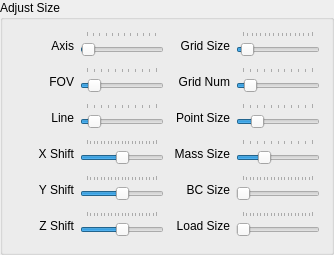
          <widget class="QGroupBox" name="groupBox_4">
           <property name="title">
            <string>Adjust Size</string>
           </property>
           <layout class="QVBoxLayout" name="verticalLayout">
            <item>
             <layout class="QGridLayout" name="gridLayout_14">
              <item row="0" column="0">
               <widget class="QLabel" name="label_axis_size">
                <property name="sizePolicy">
                 <sizepolicy hsizetype="Fixed" vsizetype="Preferred">
                  <horstretch>0</horstretch>
                  <verstretch>0</verstretch>
                 </sizepolicy>
                </property>
                <property name="minimumSize">
                 <size>
                  <width>60</width>
                  <height>30</height>
                 </size>
                </property>
                <property name="maximumSize">
                 <size>
                  <width>200</width>
                  <height>50</height>
                 </size>
                </property>
                <property name="text">
                 <string>Axis</string>
                </property>
                <property name="alignment">
                 <set>Qt::AlignRight|Qt::AlignTrailing|Qt::AlignVCenter</set>
                </property>
               </widget>
              </item>
              <item row="0" column="1">
               <widget class="QSlider" name="slider_axis_size">
                <property name="sizePolicy">
                 <sizepolicy hsizetype="Expanding" vsizetype="Minimum">
                  <horstretch>0</horstretch>
                  <verstretch>0</verstretch>
                 </sizepolicy>
                </property>
                <property name="minimumSize">
                 <size>
                  <width>0</width>
                  <height>30</height>
                 </size>
                </property>
                <property name="maximumSize">
                 <size>
                  <width>16777215</width>
                  <height>50</height>
                 </size>
                </property>
                <property name="minimum">
                 <number>0</number>
                </property>
                <property name="maximum">
                 <number>300000</number>
                </property>
                <property name="singleStep">
                 <number>100</number>
                </property>
                <property name="pageStep">
                 <number>600</number>
                </property>
                <property name="value">
                 <number>1000</number>
                </property>
                <property name="orientation">
                 <enum>Qt::Horizontal</enum>
                </property>
                <property name="tickPosition">
                 <enum>QSlider::TicksAbove</enum>
                </property>
                <property name="tickInterval">
                 <number>9000</number>
                </property>
               </widget>
              </item>
              <item row="0" column="2">
               <widget class="QLabel" name="label_grid_size">
                <property name="sizePolicy">
                 <sizepolicy hsizetype="Fixed" vsizetype="Preferred">
                  <horstretch>0</horstretch>
                  <verstretch>0</verstretch>
                 </sizepolicy>
                </property>
                <property name="minimumSize">
                 <size>
                  <width>60</width>
                  <height>30</height>
                 </size>
                </property>
                <property name="maximumSize">
                 <size>
                  <width>200</width>
                  <height>50</height>
                 </size>
                </property>
                <property name="text">
                 <string>Grid Size</string>
                </property>
                <property name="alignment">
                 <set>Qt::AlignRight|Qt::AlignTrailing|Qt::AlignVCenter</set>
                </property>
               </widget>
              </item>
              <item row="0" column="3">
               <widget class="QSlider" name="slider_grid_size">
                <property name="sizePolicy">
                 <sizepolicy hsizetype="Expanding" vsizetype="Minimum">
                  <horstretch>0</horstretch>
                  <verstretch>0</verstretch>
                 </sizepolicy>
                </property>
                <property name="minimumSize">
                 <size>
                  <width>0</width>
                  <height>30</height>
                 </size>
                </property>
                <property name="maximumSize">
                 <size>
                  <width>16777215</width>
                  <height>50</height>
                 </size>
                </property>
                <property name="minimum">
                 <number>0</number>
                </property>
                <property name="maximum">
                 <number>32</number>
                </property>
                <property name="singleStep">
                 <number>1</number>
                </property>
                <property name="pageStep">
                 <number>1</number>
                </property>
                <property name="value">
                 <number>2</number>
                </property>
                <property name="orientation">
                 <enum>Qt::Horizontal</enum>
                </property>
                <property name="tickPosition">
                 <enum>QSlider::TicksAbove</enum>
                </property>
                <property name="tickInterval">
                 <number>2</number>
                </property>
               </widget>
              </item>
              <item row="1" column="0">
               <widget class="QLabel" name="label_fov">
                <property name="sizePolicy">
                 <sizepolicy hsizetype="Fixed" vsizetype="Preferred">
                  <horstretch>0</horstretch>
                  <verstretch>0</verstretch>
                 </sizepolicy>
                </property>
                <property name="minimumSize">
                 <size>
                  <width>60</width>
                  <height>30</height>
                 </size>
                </property>
                <property name="maximumSize">
                 <size>
                  <width>200</width>
                  <height>50</height>
                 </size>
                </property>
                <property name="text">
                 <string>FOV</string>
                </property>
                <property name="alignment">
                 <set>Qt::AlignRight|Qt::AlignTrailing|Qt::AlignVCenter</set>
                </property>
               </widget>
              </item>
              <item row="1" column="1">
               <widget class="QSlider" name="slider_fov">
                <property name="sizePolicy">
                 <sizepolicy hsizetype="Expanding" vsizetype="Minimum">
                  <horstretch>0</horstretch>
                  <verstretch>0</verstretch>
                 </sizepolicy>
                </property>
                <property name="minimumSize">
                 <size>
                  <width>0</width>
                  <height>30</height>
                 </size>
                </property>
                <property name="maximumSize">
                 <size>
                  <width>16777215</width>
                  <height>50</height>
                 </size>
                </property>
                <property name="minimum">
                 <number>1</number>
                </property>
                <property name="maximum">
                 <number>151</number>
                </property>
                <property name="singleStep">
                 <number>1</number>
                </property>
                <property name="pageStep">
                 <number>1</number>
                </property>
                <property name="value">
                 <number>16</number>
                </property>
                <property name="orientation">
                 <enum>Qt::Horizontal</enum>
                </property>
                <property name="tickPosition">
                 <enum>QSlider::TicksAbove</enum>
                </property>
                <property name="tickInterval">
                 <number>15</number>
                </property>
               </widget>
              </item>
              <item row="1" column="2">
               <widget class="QLabel" name="label_grid_num">
                <property name="sizePolicy">
                 <sizepolicy hsizetype="Fixed" vsizetype="Preferred">
                  <horstretch>0</horstretch>
                  <verstretch>0</verstretch>
                 </sizepolicy>
                </property>
                <property name="minimumSize">
                 <size>
                  <width>60</width>
                  <height>30</height>
                 </size>
                </property>
                <property name="maximumSize">
                 <size>
                  <width>200</width>
                  <height>50</height>
                 </size>
                </property>
                <property name="text">
                 <string>Grid Num</string>
                </property>
                <property name="alignment">
                 <set>Qt::AlignRight|Qt::AlignTrailing|Qt::AlignVCenter</set>
                </property>
               </widget>
              </item>
              <item row="1" column="3">
               <widget class="QSlider" name="slider_grid_num">
                <property name="sizePolicy">
                 <sizepolicy hsizetype="Expanding" vsizetype="Minimum">
                  <horstretch>0</horstretch>
                  <verstretch>0</verstretch>
                 </sizepolicy>
                </property>
                <property name="minimumSize">
                 <size>
                  <width>0</width>
                  <height>30</height>
                 </size>
                </property>
                <property name="maximumSize">
                 <size>
                  <width>16777215</width>
                  <height>50</height>
                 </size>
                </property>
                <property name="minimum">
                 <number>0</number>
                </property>
                <property name="maximum">
                 <number>100</number>
                </property>
                <property name="singleStep">
                 <number>1</number>
                </property>
                <property name="pageStep">
                 <number>5</number>
                </property>
                <property name="value">
                 <number>10</number>
                </property>
                <property name="orientation">
                 <enum>Qt::Horizontal</enum>
                </property>
                <property name="tickPosition">
                 <enum>QSlider::TicksAbove</enum>
                </property>
                <property name="tickInterval">
                 <number>10</number>
                </property>
               </widget>
              </item>
              <item row="2" column="0">
               <widget class="QLabel" name="label_line_width">
                <property name="sizePolicy">
                 <sizepolicy hsizetype="Fixed" vsizetype="Preferred">
                  <horstretch>0</horstretch>
                  <verstretch>0</verstretch>
                 </sizepolicy>
                </property>
                <property name="minimumSize">
                 <size>
                  <width>60</width>
                  <height>30</height>
                 </size>
                </property>
                <property name="maximumSize">
                 <size>
                  <width>200</width>
                  <height>50</height>
                 </size>
                </property>
                <property name="text">
                 <string>Line</string>
                </property>
                <property name="alignment">
                 <set>Qt::AlignRight|Qt::AlignTrailing|Qt::AlignVCenter</set>
                </property>
               </widget>
              </item>
              <item row="2" column="1">
               <widget class="QSlider" name="slider_line_width">
                <property name="sizePolicy">
                 <sizepolicy hsizetype="Expanding" vsizetype="Minimum">
                  <horstretch>0</horstretch>
                  <verstretch>0</verstretch>
                 </sizepolicy>
                </property>
                <property name="minimumSize">
                 <size>
                  <width>0</width>
                  <height>30</height>
                 </size>
                </property>
                <property name="maximumSize">
                 <size>
                  <width>16777215</width>
                  <height>50</height>
                 </size>
                </property>
                <property name="minimum">
                 <number>0</number>
                </property>
                <property name="maximum">
                 <number>10</number>
                </property>
                <property name="singleStep">
                 <number>1</number>
                </property>
                <property name="pageStep">
                 <number>1</number>
                </property>
                <property name="value">
                 <number>1</number>
                </property>
                <property name="orientation">
                 <enum>Qt::Horizontal</enum>
                </property>
                <property name="tickPosition">
                 <enum>QSlider::TicksAbove</enum>
                </property>
                <property name="tickInterval">
                 <number>1</number>
                </property>
               </widget>
              </item>
              <item row="2" column="2">
               <widget class="QLabel" name="label_point_size">
                <property name="sizePolicy">
                 <sizepolicy hsizetype="Fixed" vsizetype="Preferred">
                  <horstretch>0</horstretch>
                  <verstretch>0</verstretch>
                 </sizepolicy>
                </property>
                <property name="minimumSize">
                 <size>
                  <width>60</width>
                  <height>30</height>
                 </size>
                </property>
                <property name="maximumSize">
                 <size>
                  <width>200</width>
                  <height>50</height>
                 </size>
                </property>
                <property name="text">
                 <string>Point Size</string>
                </property>
                <property name="alignment">
                 <set>Qt::AlignRight|Qt::AlignTrailing|Qt::AlignVCenter</set>
                </property>
               </widget>
              </item>
              <item row="2" column="3">
               <widget class="QSlider" name="slider_point_size">
                <property name="sizePolicy">
                 <sizepolicy hsizetype="Expanding" vsizetype="Minimum">
                  <horstretch>0</horstretch>
                  <verstretch>0</verstretch>
                 </sizepolicy>
                </property>
                <property name="minimumSize">
                 <size>
                  <width>0</width>
                  <height>30</height>
                 </size>
                </property>
                <property name="maximumSize">
                 <size>
                  <width>16777215</width>
                  <height>50</height>
                 </size>
                </property>
                <property name="minimum">
                 <number>0</number>
                </property>
                <property name="maximum">
                 <number>5000</number>
                </property>
                <property name="singleStep">
                 <number>100</number>
                </property>
                <property name="pageStep">
                 <number>500</number>
                </property>
                <property name="value">
                 <number>1000</number>
                </property>
                <property name="orientation">
                 <enum>Qt::Horizontal</enum>
                </property>
                <property name="tickPosition">
                 <enum>QSlider::TicksAbove</enum>
                </property>
                <property name="tickInterval">
                 <number>500</number>
                </property>
               </widget>
              </item>
              <item row="3" column="0">
               <widget class="QLabel" name="label_xshift">
                <property name="sizePolicy">
                 <sizepolicy hsizetype="Fixed" vsizetype="Preferred">
                  <horstretch>0</horstretch>
                  <verstretch>0</verstretch>
                 </sizepolicy>
                </property>
                <property name="minimumSize">
                 <size>
                  <width>60</width>
                  <height>30</height>
                 </size>
                </property>
                <property name="maximumSize">
                 <size>
                  <width>200</width>
                  <height>50</height>
                 </size>
                </property>
                <property name="text">
                 <string>X Shift</string>
                </property>
                <property name="alignment">
                 <set>Qt::AlignRight|Qt::AlignTrailing|Qt::AlignVCenter</set>
                </property>
               </widget>
              </item>
              <item row="3" column="1">
               <widget class="QSlider" name="slider_xshift">
                <property name="sizePolicy">
                 <sizepolicy hsizetype="Expanding" vsizetype="Minimum">
                  <horstretch>0</horstretch>
                  <verstretch>0</verstretch>
                 </sizepolicy>
                </property>
                <property name="minimumSize">
                 <size>
                  <width>0</width>
                  <height>30</height>
                 </size>
                </property>
                <property name="maximumSize">
                 <size>
                  <width>16777215</width>
                  <height>50</height>
                 </size>
                </property>
                <property name="minimum">
                 <number>-10000</number>
                </property>
                <property name="maximum">
                 <number>10000</number>
                </property>
                <property name="singleStep">
                 <number>1</number>
                </property>
                <property name="pageStep">
                 <number>50</number>
                </property>
                <property name="value">
                 <number>0</number>
                </property>
                <property name="orientation">
                 <enum>Qt::Horizontal</enum>
                </property>
                <property name="tickPosition">
                 <enum>QSlider::TicksAbove</enum>
                </property>
                <property name="tickInterval">
                 <number>1000</number>
                </property>
               </widget>
              </item>
              <item row="3" column="2">
               <widget class="QLabel" name="label_mass_size">
                <property name="sizePolicy">
                 <sizepolicy hsizetype="Fixed" vsizetype="Preferred">
                  <horstretch>0</horstretch>
                  <verstretch>0</verstretch>
                 </sizepolicy>
                </property>
                <property name="minimumSize">
                 <size>
                  <width>60</width>
                  <height>30</height>
                 </size>
                </property>
                <property name="maximumSize">
                 <size>
                  <width>200</width>
                  <height>50</height>
                 </size>
                </property>
                <property name="text">
                 <string>Mass Size</string>
                </property>
                <property name="alignment">
                 <set>Qt::AlignRight|Qt::AlignTrailing|Qt::AlignVCenter</set>
                </property>
               </widget>
              </item>
              <item row="3" column="3">
               <widget class="QSlider" name="slider_mass_size">
                <property name="sizePolicy">
                 <sizepolicy hsizetype="Expanding" vsizetype="Minimum">
                  <horstretch>0</horstretch>
                  <verstretch>0</verstretch>
                 </sizepolicy>
                </property>
                <property name="minimumSize">
                 <size>
                  <width>0</width>
                  <height>30</height>
                 </size>
                </property>
                <property name="maximumSize">
                 <size>
                  <width>16777215</width>
                  <height>50</height>
                 </size>
                </property>
                <property name="minimum">
                 <number>0</number>
                </property>
                <property name="maximum">
                 <number>5000</number>
                </property>
                <property name="singleStep">
                 <number>100</number>
                </property>
                <property name="pageStep">
                 <number>500</number>
                </property>
                <property name="value">
                 <number>1500</number>
                </property>
                <property name="orientation">
                 <enum>Qt::Horizontal</enum>
                </property>
                <property name="tickPosition">
                 <enum>QSlider::TicksAbove</enum>
                </property>
                <property name="tickInterval">
                 <number>500</number>
                </property>
               </widget>
              </item>
              <item row="4" column="0">
               <widget class="QLabel" name="label_yshift">
                <property name="sizePolicy">
                 <sizepolicy hsizetype="Fixed" vsizetype="Preferred">
                  <horstretch>0</horstretch>
                  <verstretch>0</verstretch>
                 </sizepolicy>
                </property>
                <property name="minimumSize">
                 <size>
                  <width>60</width>
                  <height>30</height>
                 </size>
                </property>
                <property name="maximumSize">
                 <size>
                  <width>200</width>
                  <height>50</height>
                 </size>
                </property>
                <property name="text">
                 <string>Y Shift</string>
                </property>
                <property name="alignment">
                 <set>Qt::AlignRight|Qt::AlignTrailing|Qt::AlignVCenter</set>
                </property>
               </widget>
              </item>
              <item row="4" column="1">
               <widget class="QSlider" name="slider_yshift">
                <property name="sizePolicy">
                 <sizepolicy hsizetype="Expanding" vsizetype="Minimum">
                  <horstretch>0</horstretch>
                  <verstretch>0</verstretch>
                 </sizepolicy>
                </property>
                <property name="minimumSize">
                 <size>
                  <width>0</width>
                  <height>30</height>
                 </size>
                </property>
                <property name="maximumSize">
                 <size>
                  <width>16777215</width>
                  <height>50</height>
                 </size>
                </property>
                <property name="minimum">
                 <number>-10000</number>
                </property>
                <property name="maximum">
                 <number>10000</number>
                </property>
                <property name="singleStep">
                 <number>1</number>
                </property>
                <property name="pageStep">
                 <number>50</number>
                </property>
                <property name="value">
                 <number>0</number>
                </property>
                <property name="orientation">
                 <enum>Qt::Horizontal</enum>
                </property>
                <property name="tickPosition">
                 <enum>QSlider::TicksAbove</enum>
                </property>
                <property name="tickInterval">
                 <number>1000</number>
                </property>
               </widget>
              </item>
              <item row="4" column="2">
               <widget class="QLabel" name="label_bc_size">
                <property name="sizePolicy">
                 <sizepolicy hsizetype="Fixed" vsizetype="Preferred">
                  <horstretch>0</horstretch>
                  <verstretch>0</verstretch>
                 </sizepolicy>
                </property>
                <property name="minimumSize">
                 <size>
                  <width>60</width>
                  <height>30</height>
                 </size>
                </property>
                <property name="maximumSize">
                 <size>
                  <width>200</width>
                  <height>50</height>
                 </size>
                </property>
                <property name="text">
                 <string>BC Size</string>
                </property>
                <property name="alignment">
                 <set>Qt::AlignRight|Qt::AlignTrailing|Qt::AlignVCenter</set>
                </property>
               </widget>
              </item>
              <item row="4" column="3">
               <widget class="QSlider" name="slider_bc_size">
                <property name="sizePolicy">
                 <sizepolicy hsizetype="Expanding" vsizetype="Minimum">
                  <horstretch>0</horstretch>
                  <verstretch>0</verstretch>
                 </sizepolicy>
                </property>
                <property name="minimumSize">
                 <size>
                  <width>0</width>
                  <height>30</height>
                 </size>
                </property>
                <property name="maximumSize">
                 <size>
                  <width>16777215</width>
                  <height>50</height>
                 </size>
                </property>
                <property name="minimum">
                 <number>0</number>
                </property>
                <property name="maximum">
                 <number>10000</number>
                </property>
                <property name="singleStep">
                 <number>10</number>
                </property>
                <property name="pageStep">
                 <number>20</number>
                </property>
                <property name="value">
                 <number>50</number>
                </property>
                <property name="orientation">
                 <enum>Qt::Horizontal</enum>
                </property>
                <property name="tickPosition">
                 <enum>QSlider::TicksAbove</enum>
                </property>
                <property name="tickInterval">
                 <number>500</number>
                </property>
               </widget>
              </item>
              <item row="5" column="0">
               <widget class="QLabel" name="label_zshift">
                <property name="sizePolicy">
                 <sizepolicy hsizetype="Fixed" vsizetype="Preferred">
                  <horstretch>0</horstretch>
                  <verstretch>0</verstretch>
                 </sizepolicy>
                </property>
                <property name="minimumSize">
                 <size>
                  <width>60</width>
                  <height>30</height>
                 </size>
                </property>
                <property name="maximumSize">
                 <size>
                  <width>200</width>
                  <height>50</height>
                 </size>
                </property>
                <property name="text">
                 <string>Z Shift</string>
                </property>
                <property name="alignment">
                 <set>Qt::AlignRight|Qt::AlignTrailing|Qt::AlignVCenter</set>
                </property>
               </widget>
              </item>
              <item row="5" column="1">
               <widget class="QSlider" name="slider_zshift">
                <property name="sizePolicy">
                 <sizepolicy hsizetype="Expanding" vsizetype="Minimum">
                  <horstretch>0</horstretch>
                  <verstretch>0</verstretch>
                 </sizepolicy>
                </property>
                <property name="minimumSize">
                 <size>
                  <width>0</width>
                  <height>30</height>
                 </size>
                </property>
                <property name="maximumSize">
                 <size>
                  <width>16777215</width>
                  <height>50</height>
                 </size>
                </property>
                <property name="minimum">
                 <number>-10000</number>
                </property>
                <property name="maximum">
                 <number>10000</number>
                </property>
                <property name="singleStep">
                 <number>1</number>
                </property>
                <property name="pageStep">
                 <number>50</number>
                </property>
                <property name="value">
                 <number>0</number>
                </property>
                <property name="orientation">
                 <enum>Qt::Horizontal</enum>
                </property>
                <property name="tickPosition">
                 <enum>QSlider::TicksAbove</enum>
                </property>
                <property name="tickInterval">
                 <number>1000</number>
                </property>
               </widget>
              </item>
              <item row="5" column="2">
               <widget class="QLabel" name="label_load_size">
                <property name="sizePolicy">
                 <sizepolicy hsizetype="Fixed" vsizetype="Preferred">
                  <horstretch>0</horstretch>
                  <verstretch>0</verstretch>
                 </sizepolicy>
                </property>
                <property name="minimumSize">
                 <size>
                  <width>60</width>
                  <height>30</height>
                 </size>
                </property>
                <property name="maximumSize">
                 <size>
                  <width>200</width>
                  <height>50</height>
                 </size>
                </property>
                <property name="text">
                 <string>Load Size</string>
                </property>
                <property name="alignment">
                 <set>Qt::AlignRight|Qt::AlignTrailing|Qt::AlignVCenter</set>
                </property>
               </widget>
              </item>
              <item row="5" column="3">
               <widget class="QSlider" name="slider_load_size">
                <property name="sizePolicy">
                 <sizepolicy hsizetype="Expanding" vsizetype="Minimum">
                  <horstretch>0</horstretch>
                  <verstretch>0</verstretch>
                 </sizepolicy>
                </property>
                <property name="minimumSize">
                 <size>
                  <width>0</width>
                  <height>30</height>
                 </size>
                </property>
                <property name="maximumSize">
                 <size>
                  <width>16777215</width>
                  <height>50</height>
                 </size>
                </property>
                <property name="minimum">
                 <number>0</number>
                </property>
                <property name="maximum">
                 <number>10000</number>
                </property>
                <property name="singleStep">
                 <number>10</number>
                </property>
                <property name="pageStep">
                 <number>20</number>
                </property>
                <property name="value">
                 <number>50</number>
                </property>
                <property name="orientation">
                 <enum>Qt::Horizontal</enum>
                </property>
                <property name="tickPosition">
                 <enum>QSlider::TicksAbove</enum>
                </property>
                <property name="tickInterval">
                 <number>500</number>
                </property>
               </widget>
              </item>
             </layout>
            </item>
           </layout>
          </widget>
